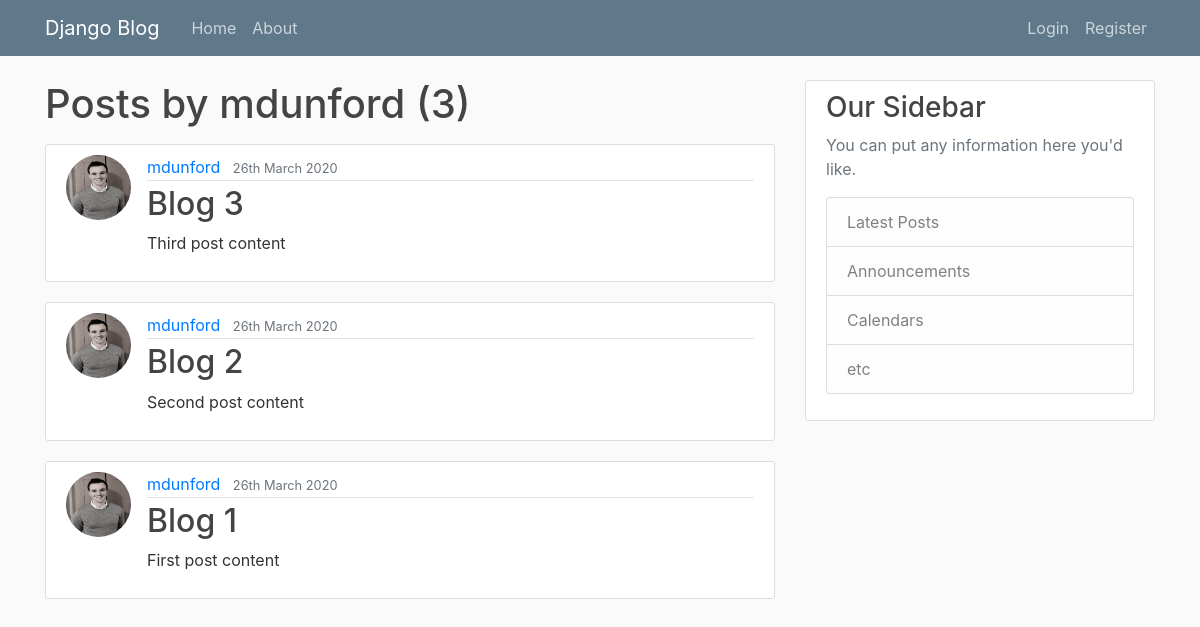
The page /user/mdunford on the database as committed earlier.
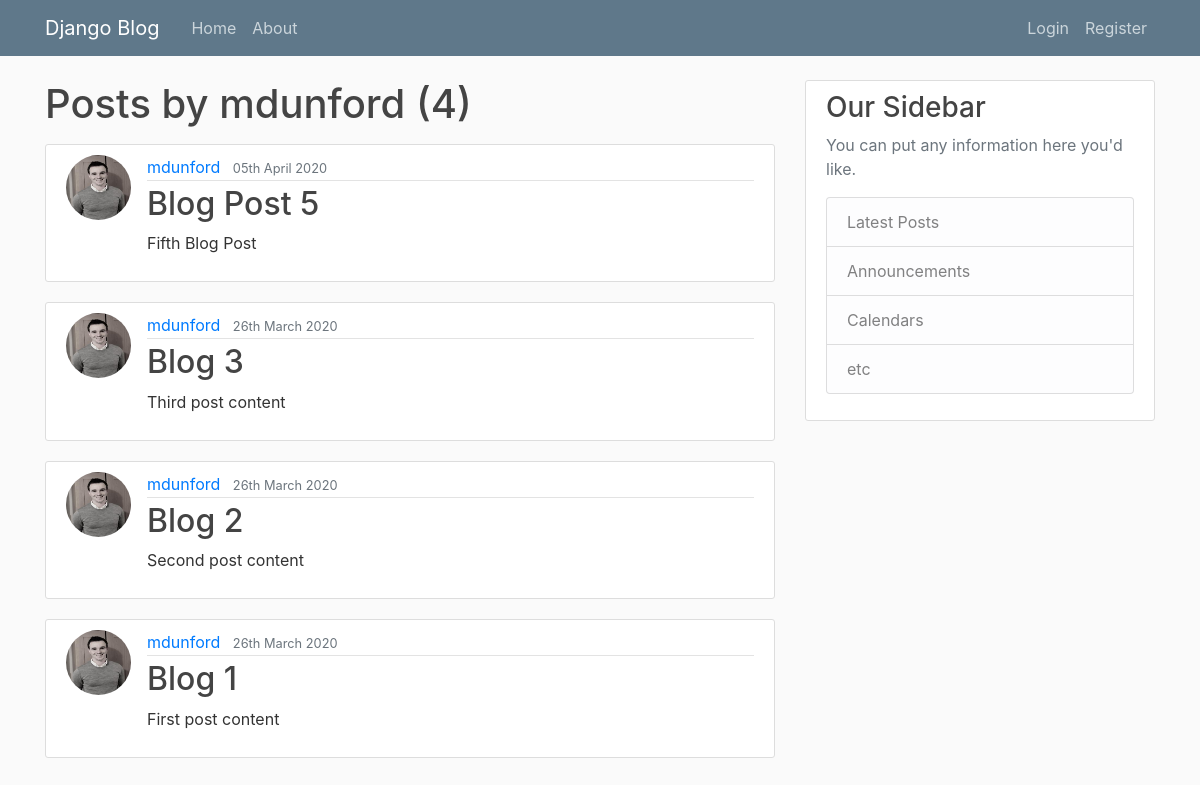
The same page on the database as committed later.
### blog/models.py (models this page shows, shortened)
class Post(models.Model):
    title = models.CharField(max_length=100)
    content = models.TextField()
    date_posted = models.DateTimeField(default=timezone.now)
    author = models.ForeignKey(User, on_delete=models.CASCADE)

### users/models.py (models this page shows, shortened)
class Profile(models.Model):
    user = models.OneToOneField(User, on_delete=models.CASCADE)
    image = models.ImageField(default='default.jpg', upload_to='profile_pics')

### blog/views.py (the view)
# urls.py: path('user/<str:username>', UserPostListView.as_view(), name='user-posts'),
class UserPostListView(ListView):
    model = Post
    template_name = 'blog/user_posts.html'
    context_object_name = 'posts'
    paginate_by = 5
    def get_queryset(self):
        user = get_object_or_404(User, username=self.kwargs.get('username'))
        return Post.objects.filter(author=user).order_by('-date_posted')

### blog/templates/blog/user_posts.html (shortened to what this page needs)
{% extends 'blog/base.html' %}
{% block content %}
<h1 class='mb-3'>Posts by {{ view.kwargs.username }} ({{ page_obj.paginator.count }})</h1>
{% for post in posts %}
<article class="media content-section">
  <img class='rounded-circle article-img' src="{{ post.author.profile.image.url }}">
  <div class="media-body">
    <div class="article-metadata">
      <a class="mr-2" href="{% url 'user-posts' post.author.username %}">{{ post.author }}</a>
      <small class="text-muted">{{ post.date_posted|date:"dS F Y" }}</small>
    </div>
    <h2><a class="article-title" href="{% url 'post-detail' post.id  %}">{{ post.title }}</a></h2>
    <p class="article-content">{{ post.content }}</p>
  </div>
</article>
{% endfor %}
{% endblock content %}

Rows that differ between the two databases and show on the page:
added Post: author.profile.image (picture), author "mdunford", date_posted "05th April 2020", title "Blog Post 5", content "Fifth Blog Post"
Other text that changed with them:
{{ page_obj.paginator.count }}: "3" → "4"
